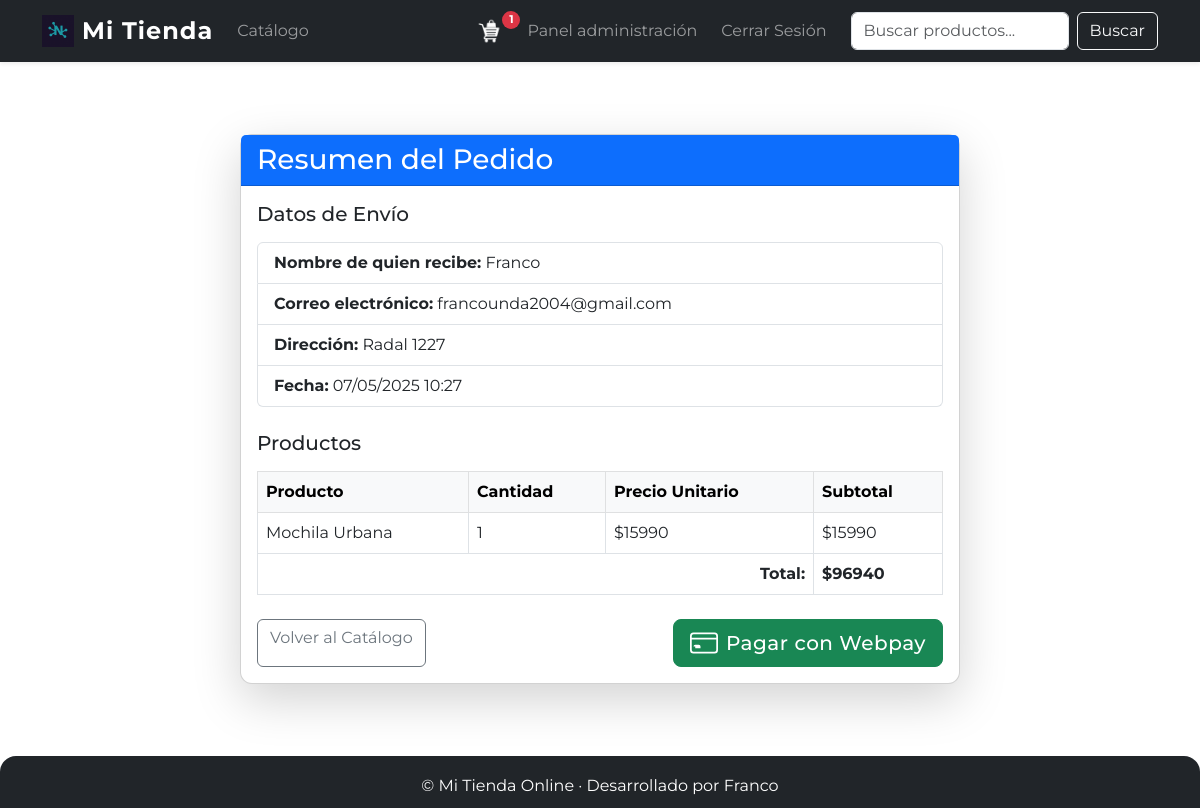
/resumen/20/ (signed in), run on the app's committed database.
### tienda/models.py (models this page shows, shortened)
class Carrito(models.Model):
    usuario = models.OneToOneField(User, on_delete=models.CASCADE, null=True, blank=True)
    fecha_creacion = models.DateTimeField(auto_now_add=True)

class Pedido(models.Model):
    ESTADOS = (
        ('pendiente', 'Pendiente'),
        ('pagado', 'Pagado'),
        ('enviado', 'Enviado'),
        ('entregado', 'Entregado'),
    )
    usuario = models.ForeignKey(User, on_delete=models.CASCADE, null=True, blank=True)
    fecha_creacion = models.DateTimeField(auto_now_add=True)
    estado = models.CharField(max_length=20, choices=ESTADOS, default='pendiente')
    direccion_envio = models.TextField()
    total = models.DecimalField(max_digits=10, decimal_places=2)
    nombre_receptor = models.CharField(max_length=100, default="Sin nombre")
    email = models.EmailField(default="sinemail@ejemplo.com")
    telefono = models.CharField(max_length=20, default="", help_text="Número de WhatsApp/contacto")

class ItemCarrito(models.Model):
    carrito = models.ForeignKey(Carrito, on_delete=models.CASCADE)
    producto = models.ForeignKey(Producto, on_delete=models.CASCADE)
    cantidad = models.PositiveIntegerField(default=1)
    def subtotal(self):
        return self.producto.precio * self.cantidad

class Producto(models.Model):
    nombre = models.CharField(max_length=100)
    descripcion = models.TextField()
    precio = models.DecimalField(max_digits=10, decimal_places=2)
    imagen = models.ImageField(upload_to='productos/')
    stock = models.PositiveIntegerField(default=0)
    disponible = models.BooleanField(default=True)
    fecha_creacion = models.DateTimeField(auto_now_add=True)

### tienda/views.py (the view)
# urls.py: path('resumen/<int:pedido_id>/', views.resumen_pedido, name='resumen_pedido'),
def resumen_pedido(request, pedido_id):
    pedido = get_object_or_404(Pedido, id=pedido_id)
    if pedido.estado == 'completado':
        messages.error(request, 'Este pedido ya ha sido completado.')
        return redirect('catalogo')
    carrito = get_or_create_carrito(request)
    return render(request, 'tienda/resumen_pedido.html', {'pedido': pedido, 'carrito': carrito})

### tienda/context_processors.py (called while the page is built, shortened)
def carrito(request):
    if request.user.is_authenticated:
        carrito, _ = Carrito.objects.get_or_create(usuario=request.user)
        return {'carrito': carrito}

### tienda/views.py (called while the page is built, shortened)
def get_or_create_carrito(request):
    if request.user.is_authenticated:
        carrito, _ = Carrito.objects.get_or_create(usuario=request.user)
    return carrito

### templates/tienda/resumen_pedido.html (shortened to what this page needs)
{% extends 'base.html' %}
{% load static %}
{% block content %}
<div class="container py-5">
    <div class="row justify-content-center">
        <div class="col-md-8">
            <div class="card shadow-lg mb-4">
                <div class="card-header bg-primary text-white">
                    <h3 class="mb-0">Resumen del Pedido</h3>
                </div>
                <div class="card-body">
                    <h5 class="mb-3">Datos de Envío</h5>
                    <ul class="list-group mb-4">
                        <li class="list-group-item"><strong>Nombre de quien recibe:</strong> {{ pedido.nombre_receptor }}</li>
                        <li class="list-group-item"><strong>Correo electrónico:</strong> {{ pedido.email }}</li>
                        <li class="list-group-item"><strong>Dirección:</strong> {{ pedido.direccion_envio }}</li>
                        <li class="list-group-item"><strong>Fecha:</strong> {{ pedido.fecha_creacion|date:'d/m/Y H:i' }}</li>
                    </ul>
                    <h5 class="mb-3">Productos</h5>
                    <table class="table table-bordered align-middle">
                        <thead class="table-light">
                            <tr>
                                <th>Producto</th>
                                <th>Cantidad</th>
                                <th>Precio Unitario</th>
                                <th>Subtotal</th>
                            </tr>
                        </thead>
                        <tbody>
                            {% for item in carrito.itemcarrito_set.all %}
                            <tr>
                                <td>{{ item.producto.nombre }}</td>
                                <td>{{ item.cantidad }}</td>
                                <td>${{ item.producto.precio|floatformat:0 }}</td>
                                <td>${{ item.subtotal|floatformat:0 }}</td>
                            </tr>
                            {% endfor %}
                        </tbody>
                        <tfoot>
                            <tr>
                                <td colspan="3" class="text-end"><strong>Total:</strong></td>
                                <td><strong>${{ pedido.total|floatformat:0 }}</strong></td>
                            </tr>
                        </tfoot>
                    </table>
                    <div class="d-flex justify-content-between mt-4">
                        <a href="{% url 'catalogo' %}" class="btn btn-outline-secondary">Volver al Catálogo</a>
                        <a href="{% url 'webpay_iniciar' pedido.id %}" class="btn btn-success btn-lg d-flex align-items-center justify-content-center" style="gap: 8px;">
                            Pagar con Webpay
                        </a>
                    </div>
                </div>
            </div>
        </div>
    </div>
</div>
{% endblock %}

### templates/base.html (shortened to what this page needs)
<!DOCTYPE html>
<html lang="es">
<head>
    <link href="https://cdn.jsdelivr.net/npm/bootstrap@5.3.0/dist/css/bootstrap.min.css" rel="stylesheet">
    {% load static %}
    {% load humanize %}
    <link rel="stylesheet" href="{% static 'css/style.css' %}">
    <link rel="stylesheet" href="https://cdn.jsdelivr.net/npm/bootstrap-icons@1.11.1/font/bootstrap-icons.min.css">
</head>
<body>
    <nav class="navbar navbar-expand-lg navbar-dark bg-dark shadow-sm sticky-top py-2">
        <div class="container">
            <a class="navbar-brand d-flex align-items-center gap-2 fw-bold" href="{% url 'home' %}" style="font-size: 1.5rem; letter-spacing: 1px;">
                <img src="{% static 'img/logo.png' %}" alt="Logo" width="32" height="32" style="object-fit:contain;"> Mi Tienda
            </a>
            <div class="collapse navbar-collapse" id="navbarNav">
                <ul class="navbar-nav me-auto mb-2 mb-lg-0">
                    <li class="nav-item">
                        <a class="nav-link" href="{% url 'catalogo' %}">Catálogo</a>
                    </li>
                </ul>
                <ul class="navbar-nav align-items-lg-center gap-lg-2">
                    <li class="nav-item">
                        <a class="nav-link position-relative" href="{% url 'ver_carrito' %}">
                            <img src="{% static 'img/carrito.png' %}" alt="Carrito" width="28" height="28" style="vertical-align: middle;">
                            {% if carrito and carrito.itemcarrito_set.count > 0 %}
                                <span class="position-absolute start-100 translate-middle badge rounded-pill bg-danger"
                                    style="top: 25%; font-size: 0.7rem; padding: 0.3em 0.5em; min-width: 18px; min-height: 18px;">
                                    {{ carrito.itemcarrito_set.count }}
                                </span>
                            {% endif %}
                        </a>
                    </li>
                    {% if user.is_authenticated %}
                        {% if user.is_staff %}
                        <li class="nav-item">
                            <a class="nav-link" href="{% url 'panel_admin' %}">Panel administración</a>
                        </li>
                        {% endif %}
                        <li class="nav-item">
                            <form method="post" action="{% url 'logout' %}" class="mb-0">
                                <button type="submit" class="nav-link btn btn-link">Cerrar Sesión</button>
                            </form>
                        </li>
                    {% endif %}
                </ul>
                <form class="d-flex ms-lg-3 mt-3 mt-lg-0" role="search" method="get" action="{% url 'catalogo' %}">
                    <input class="form-control me-2" type="search" placeholder="Buscar productos..." aria-label="Buscar" name="q" value="{{ request.GET.q|default:'' }}" style="min-width: 180px;">
                    <button class="btn btn-outline-light" type="submit">Buscar</button>
                </form>
            </div>
        </div>
    </nav>
    <div class="container mt-4">
        <div aria-live="polite" aria-atomic="true" class="position-fixed top-0 end-0 p-3" style="z-index: 1080; min-width: 320px;">
        </div>
        {% block content %}
        {% endblock %}
    </div>
</body>
<footer class="footer">
    <div>© {{ now|date:'Y' }} Mi Tienda Online &middot; Desarrollado por Franco</div>
</footer>
</html>

### static/css/style.css (style rules this page uses)
.card { border-radius: 12px; box-shadow: 0 2px 12px rgba(0,0,0,0.07); transition: box-shadow 0.2s, transform 0.15s; }
.btn-primary, .btn-success { border-radius: 8px; font-weight: 500; letter-spacing: 0.5px; }
.footer { background: #212529; color: #fff; padding: 18px 0 10px 0; text-align: center; font-size: 1em; margin-top: auto; border-top-left-radius: 16px; border-top-right-radius: 16px; }
body, html { font-family: 'Montserrat', 'Segoe UI', Tahoma, Geneva, Verdana, sans-serif; height: 100%; }
body { min-height: 100vh; display: flex; flex-direction: column; }
.btn, .btn-primary, .btn-success, .btn-danger, .btn-secondary { transition: background 0.2s, color 0.2s, box-shadow 0.2s, transform 0.15s; }
.table td, .table th { vertical-align: middle; }

### data on the page
Carrito: itemcarrito_set.count "1"
Pedido: nombre_receptor "Franco", email "francounda2004@gmail.com", direccion_envio "Radal 1227", fecha_creacion "07/05/2025 10:27", total "96940"
ItemCarrito: producto.nombre "Mochila Urbana", cantidad "1", producto.precio "15990", subtotal "15990"
